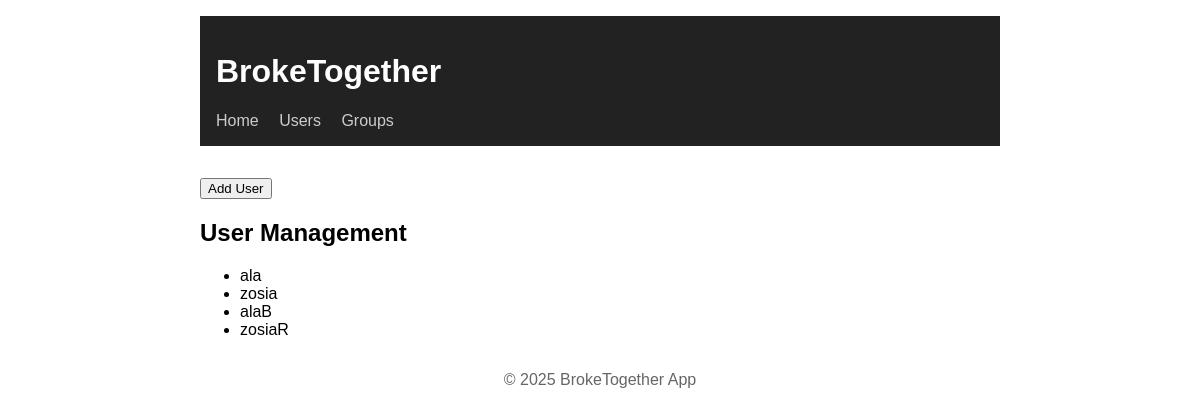
The app's page /users/, older data.
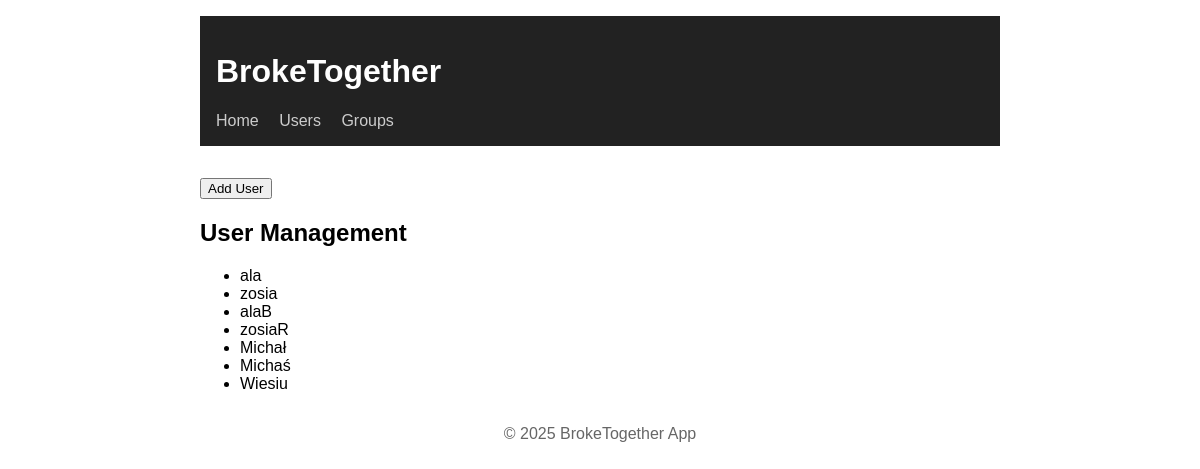
The same page, newer data.
### app/models.py (models this page shows)
class Base(DeclarativeBase):
    pass

class User(Base):
    __tablename__ = "users"
    id: Mapped[int] = mapped_column(primary_key=True)
    username: Mapped[str] = mapped_column(Text, nullable=False, unique=True)
    hashed_password: Mapped[str] = mapped_column(Text, nullable=False)
    groups: Mapped[list["Group"]] = relationship(
        "Group",
        secondary=user_group_association,
        back_populates="users"
    )
    expenses: Mapped[list["Expense"]] = relationship(
        "Expense",
        back_populates="user",
        cascade="all, delete-orphan"
    )

### app/routers/users.py (the view)
@router.get("/", response_class=HTMLResponse)
def get_users(request: Request, db: Session = Depends(get_db)):
    users = get_all_users(db)
    return templates.TemplateResponse("users.html", {"request": request, "users": users})

### app/templates/users.html (shortened to what this page needs)
{% extends "base.html" %}
{% block content %}
<div style="margin-top: 2rem;">
    <form action="/forms/user">
        <button type="submit">Add User</button>
    </form>
</div>
<h2>User Management</h2>
<ul>
  {% for user in users %}
    <li>{{ user.username }}</li>
  {% else %}
    <li>No users found.</li>
  {% endfor %}
</ul>
{% endblock %}

Row changes from the older to the newer data that the page shows:
added User: username "Michał"
added User: username "Michaś"
added User: username "Wiesiu"
